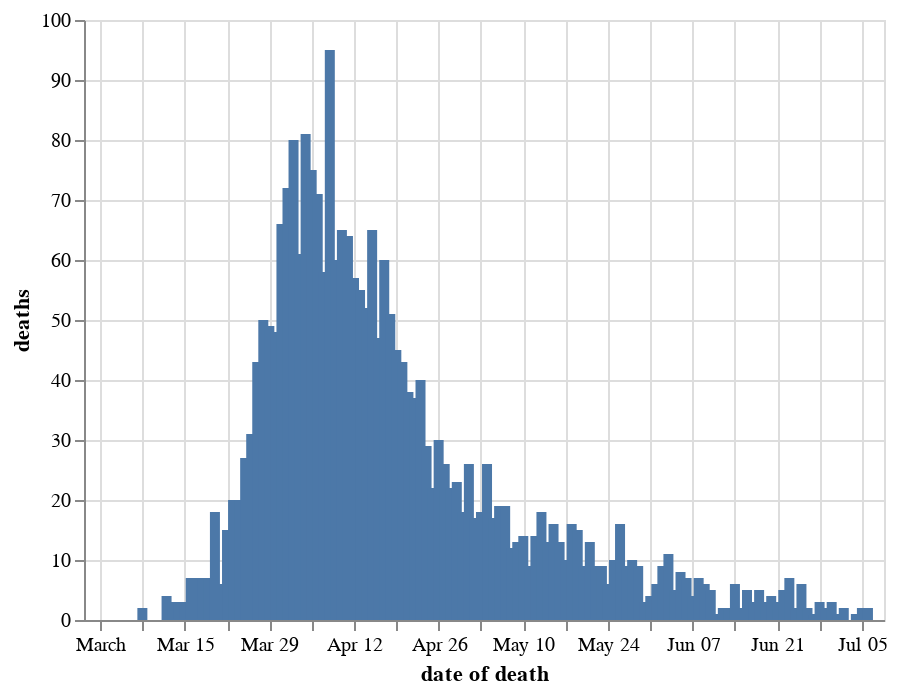

Here is the notebook cell this chart was saved with:
### Markdown cell above
## Deaths on date died Express & Star

### Code cell
chart_dodde = chart_doddbt.copy()
chart_dodde = chart_dodde[chart_dodde.code.isin(trustcodes_expressandstar)]
chart_dodde = chart_dodde.groupby(['date of death'], as_index=False)['deaths'].sum()
alt.Chart(chart_dodde).mark_bar().encode(
    x='date of death',
    y='deaths'
)

### Figure 1 — Vega-Lite specification as saved in the notebook (floating-point values rounded to 4 significant figures; data arrays with more than 128 entries replaced by an {"elided": "..."} marker saying what was removed)
{"config": {"view": {"continuousWidth": 400, "continuousHeight": 300}}, "data": {"name": "data-0c947c1cd8b908ac325df97ae2377ef1"}, "mark": "bar", "encoding": {"x": {"type": "temporal", "field": "date of death"}, "y": {"type": "quantitative", "field": "deaths"}}, "$schema": "https://vega.github.io/schema/vega-lite/v4.8.1.json", "datasets": {"data-0c947c1cd8b908ac325df97ae2377ef1": {"elided": "130 records"}}}
